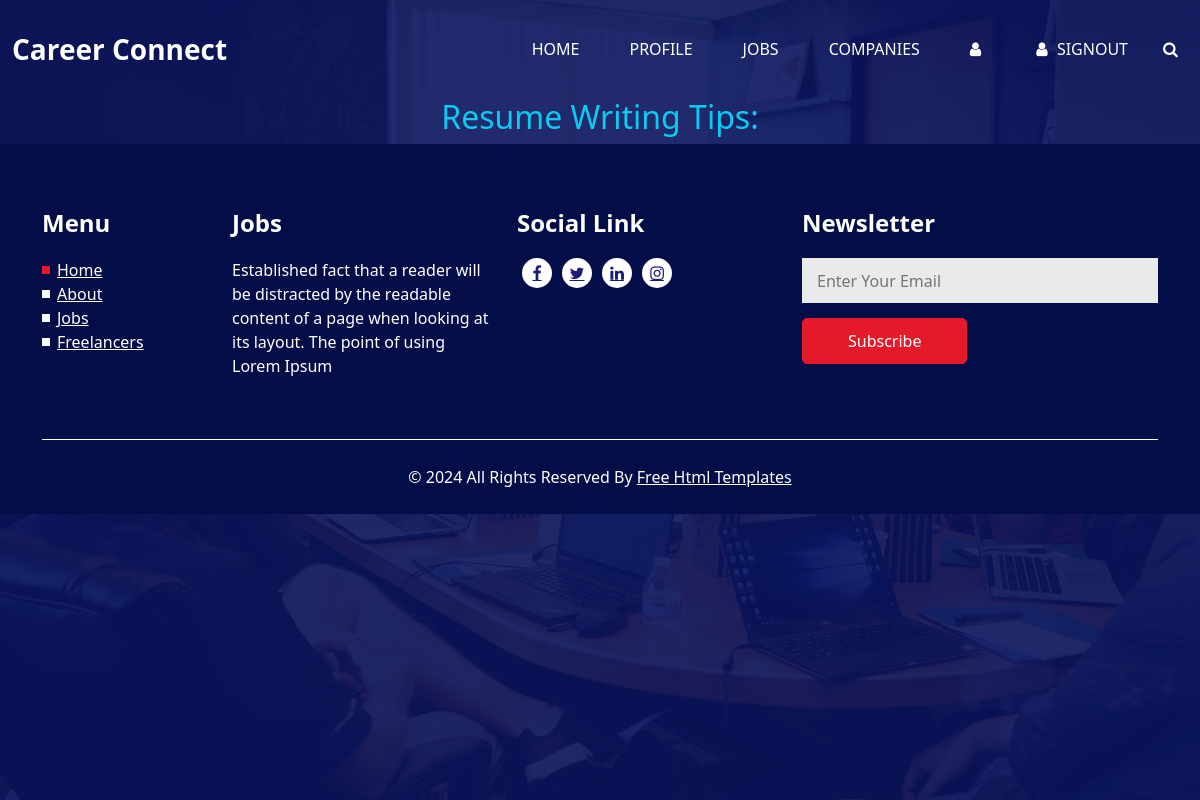
Before: /ResumeTips with the older database file.
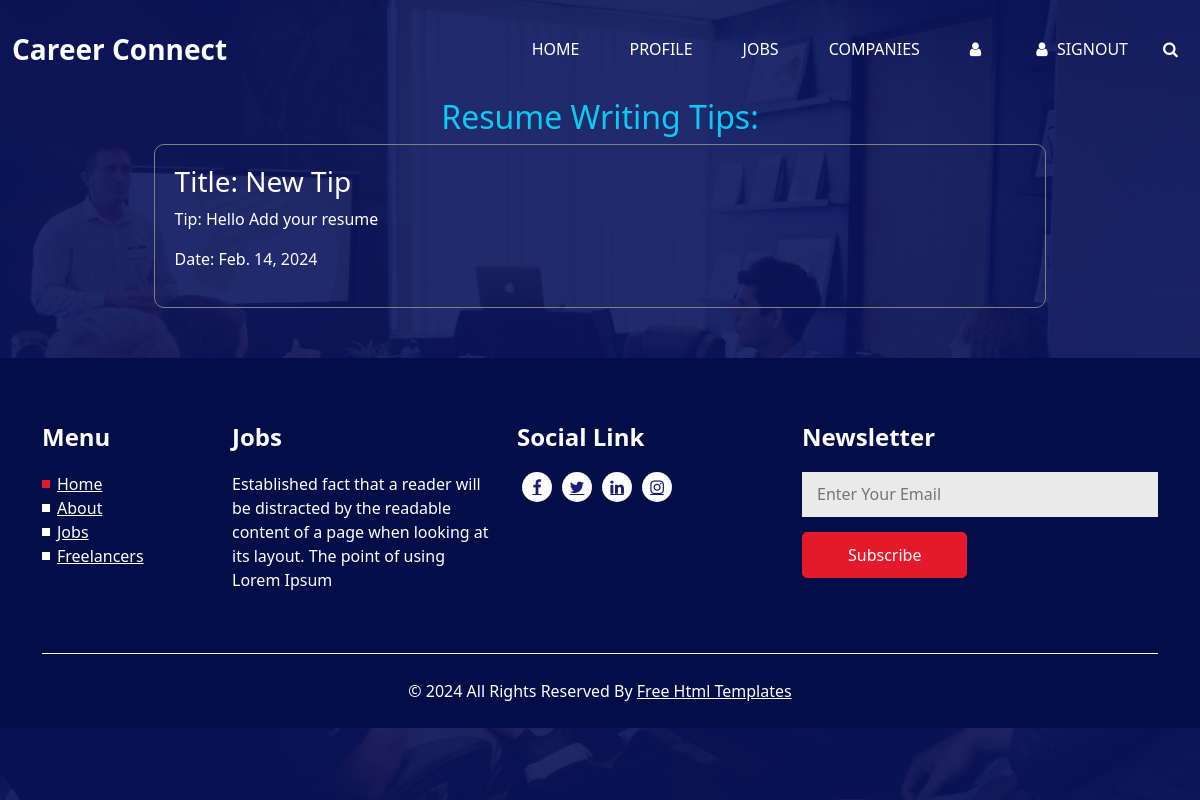
After: the same page with the newer database file.
### Home/models.py (models this page shows)
class ResumeWritingTips(models.Model):
    tip_title = models.CharField(max_length = 255)
    tip = models.CharField(max_length=255)
    date = models.DateField(auto_now_add = True)

### Home/views.py (the view)
# urls.py: path("ResumeTips",views.ResumeTips,name="ResumeTips"),
def ResumeTips(request):
    tip = ResumeWritingTips.objects.all()
    return render(request,"tips.html",{"tip":tip})

### templates/tips.html (shortened to what this page needs)
{% extends "homeindex.html" %}
{% block content %}
<link href="https://cdn.jsdelivr.net/npm/bootstrap@5.3.2/dist/css/bootstrap.min.css" rel="stylesheet">
<h2 class="text-center text-info">Resume Writing Tips: </h2>
<div class="container">
    {% for i in tip %}
    <div class="content">
        <h3>Title: {{i.tip_title}} </h3>
        <p>Tip: {{i.tip}}</p>
        <p>Date: {{i.date}}</p>
    </div>
    {% endfor  %}
</div>
 {% endblock %}

Changed rows visible on the page:
added ResumeWritingTips: tip_title "New Tip", tip "Hello Add your resume", date "Feb. 14, 2024"
